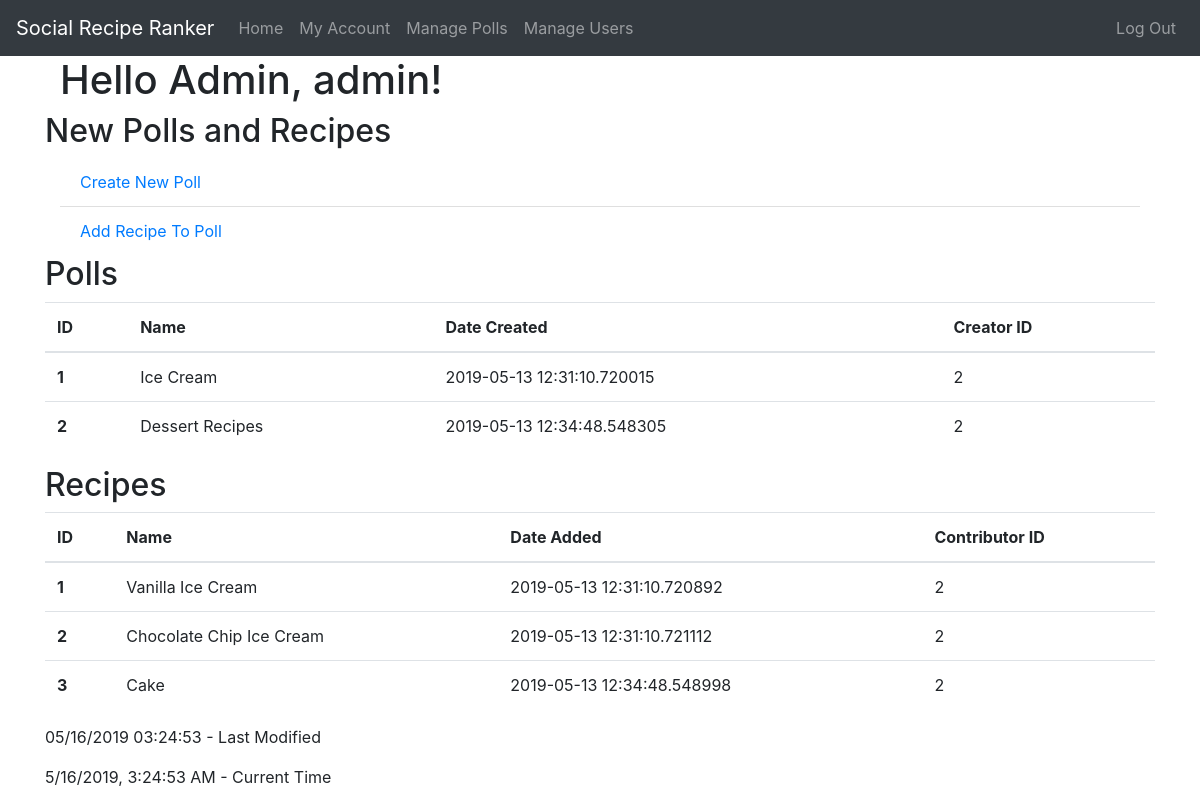
Screenshot of /manage_polls (signed in) with the database file from the repository.
### app/models.py (models this page shows, shortened)
class User(UserMixin, db.Model):
    id = db.Column(db.Integer, primary_key=True)  # not null and unique by default
    username = db.Column(db.String(64), nullable=False, unique=True, index=True)
    email = db.Column(db.String(128), nullable=False, unique=True, index=True)
    password_hash = db.Column(db.String(128), nullable=False)
    date_registered = db.Column(db.DateTime, nullable=False, index=True, default=datetime.utcnow)
    is_admin = db.Column(db.Boolean, nullable=False, default=False)
    polls = db.relationship("Poll", backref='creator', lazy='dynamic')  # dynamic so we can filter the queries later
    recipes = db.relationship("Recipe", backref='contributor', lazy='dynamic')
    votes = db.relationship("Vote", backref='user', lazy='dynamic')

class Poll(db.Model):
    id = db.Column(db.Integer, primary_key=True)
    name = db.Column(db.String(64), nullable=False, index=True)
    description = db.Column(db.String(256), nullable=True)
    date_created = db.Column(db.DateTime, nullable=False, index=True, default=datetime.utcnow)
    creator_id = db.Column(db.Integer, db.ForeignKey('user.id'), nullable=False)
    recipes = db.relationship("Recipe", backref='poll', lazy='dynamic')
    votes = db.relationship("Vote", backref='poll', lazy='dynamic')

class Recipe(db.Model):
    id = db.Column(db.Integer, primary_key=True)
    name = db.Column(db.String(64), nullable=False, index=True)
    description = db.Column(db.String(256), nullable=True)
    date_added = db.Column(db.DateTime, nullable=False, index=True, default=datetime.utcnow)
    contributor_id = db.Column(db.Integer, db.ForeignKey('user.id'), nullable=False)
    poll_id = db.Column(db.Integer, db.ForeignKey('poll.id'), nullable=False)
    votes_count = db.Column(db.Integer, nullable=False, default=0)

### app/routes.py (the view)
@app.route('/manage_polls')
@login_required
def manage_polls():
    if current_user.is_admin:
        return render_template('manage_polls.html', title='Manage Polls', polls=Poll, recipes=Recipe)
    else:
        abort(403) # error 403 forbidden, no access if not admin

### app/models.py (called while the page is built)
@login_manager.user_loader
def load_user(id):
    return User.query.get(int(id))

### app/templates/manage_polls.html
{% extends "base.html" %}
{% block content %}
<article class="container">
  <header>
    <h1>Hello Admin, {{ current_user.username }}!</h1>
  </header>
  <section class="row">
    <h2>New Polls and Recipes</h2>
    <div class="container">
      <ul class="list-group list-group-flush">
        <li class="list-group-item list-group-item-action"><a href="{{ url_for('add_poll') }}">Create New Poll</a></li>
        <li class="list-group-item list-group-item-action"><a href="{{ url_for('add_recipe') }}">Add Recipe To Poll</a>
        </li>
      </ul>
    </div>
  </section>
  <section class="row">
    <h2>Polls</h2>
    <table class="table table-hover">
      <thead>
        <tr>
          <th scope="col">ID</th>
          <th scope="col">Name</th>
          <th scope="col">Date Created</th>
          <th scope="col">Creator ID</th>
        </tr>
      </thead>
      <tbody>
        {% for p in polls.query.all() %}
        <tr class='clickable-table-row' data-href="{{ url_for('poll', poll_id=p.id) }}">
          <th scope="row">{{ p.id }}</th>
          <td>{{ p.name }}</td>
          <td>{{ p.date_created }}</td>
          <td>{{ p.creator_id }}</td>
        </tr>
        {% endfor %}
      </tbody>
    </table>
  </section>
  <section class="row">
    <h2>Recipes</h2>
    <table class="table table-hover">
      <thead>
        <tr>
          <th scope="col">ID</th>
          <th scope="col">Name</th>
          <th scope="col">Date Added</th>
          <th scope="col">Contributor ID</th>
        </tr>
      </thead>
      <tbody>
        {% for r in recipes.query.all() %}
        <tr class='clickable-table-row' data-href="{{ url_for('recipe', recipe_id=r.id) }}">
          <th scope="row">{{ r.id }}</th>
          <td>{{ r.name }}</td>
          <td>{{ r.date_added }}</td>
          <td>{{ r.contributor_id }}</td>
        </tr>
        {% endfor %}
      </tbody>
    </table>
  </section>
</article>
{% endblock %}

### app/templates/base.html (shortened to what this page needs)
<!DOCTYPE html>
<html lang="en">
<head>
    <link rel="stylesheet" type="text/css" href="/static/css/bootstrap.min.css"/>
    <link rel="stylesheet" type="text/css" href="/static/css/style.css"/>
</head>
<body>
    <nav class="navbar navbar-expand-sm navbar-dark bg-dark">
        <a class="navbar-brand" href="/">Social Recipe Ranker</a>
        <ul class="navbar-nav">
            <li class="nav-item"><a class="nav-link" href="{{ url_for('index') }}">Home</a></li>
            <li class="nav-item"><a class="nav-link" href="{{ url_for('account') }}">My Account</a></li>
            {% if current_user.is_admin %}
            <li class="nav-item"><a class="nav-link" href="{{ url_for('manage_polls') }}">Manage Polls</a></li>
            <li class="nav-item"><a class="nav-link" href="{{ url_for('manage_users') }}">Manage Users</a></li>
            {% else %}
            <li class="nav-item"><a class="nav-link" href="{{ url_for('polls') }}">Polls</a></li>
            {% endif %}
        </ul>
        <ul class="navbar-nav ml-auto">
            {% if current_user.is_anonymous %}
            <li class="nav-item"><a class="nav-link" href="{{ url_for('register') }}">Sign Up</a></li>
            <li class="nav-item"><a class="nav-link" href="{{ url_for('login') }}">Login</a></li>
            {% else %}
            <li class="nav-item"><a class="nav-link" href="{{ url_for('logout') }}">Log Out</a></li>
            {% endif %}
        </ul>
    </nav>
    <div class="container body-content">
            {% block content %}{% endblock %}
            <footer>
                <p id="last_modified">Last Modified</p>
                <p id="current_time">Current Time</p>
            </footer>
    </div>
</body>
</html>

### app/static/css/style.css (style rules this page uses)
table tr[data-href] { cursor: pointer; }

### rows the page displays
User: username "admin"
Poll: id "1", name "Ice Cream", date_created "2019-05-13 12:31:10.720015", creator_id "2"
Poll: id "2", name "Dessert Recipes", date_created "2019-05-13 12:34:48.548305", creator_id "2"
Recipe: id "1", name "Vanilla Ice Cream", date_added "2019-05-13 12:31:10.720892", contributor_id "2"
Recipe: id "2", name "Chocolate Chip Ice Cream", date_added "2019-05-13 12:31:10.721112", contributor_id "2"
Recipe: id "3", name "Cake", date_added "2019-05-13 12:34:48.548998", contributor_id "2"
